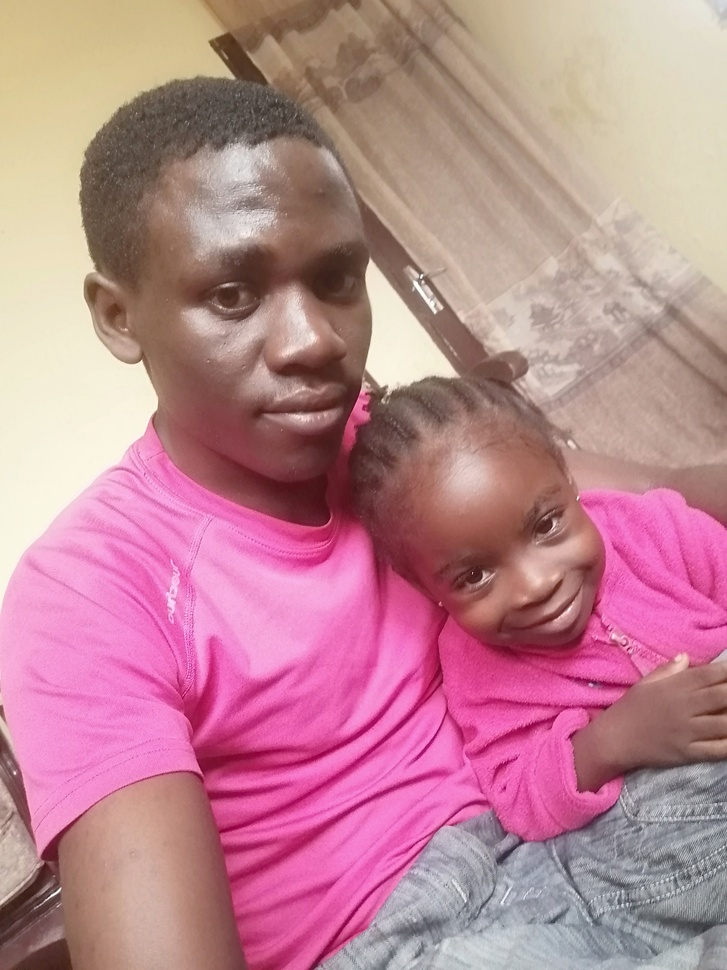
%> input picture Matlabtut/session1/matwork.jpg, 727 x 970 px, shrunk from 3456 x 4608 before the run
$ octave session3_4.m   (GNU Octave 9; MATLAB toolbox functions it lacks are replaced by stand-ins)
%> lines starting %> are read from the running program, lines starting %| are printed output that depends on the picture
x = imread('matwork.jpg');
%> x is the input picture: size 970x727x3 uint8; mean R, G, B 188.5, 134.9, 145.9
x=rgb2gray(x);
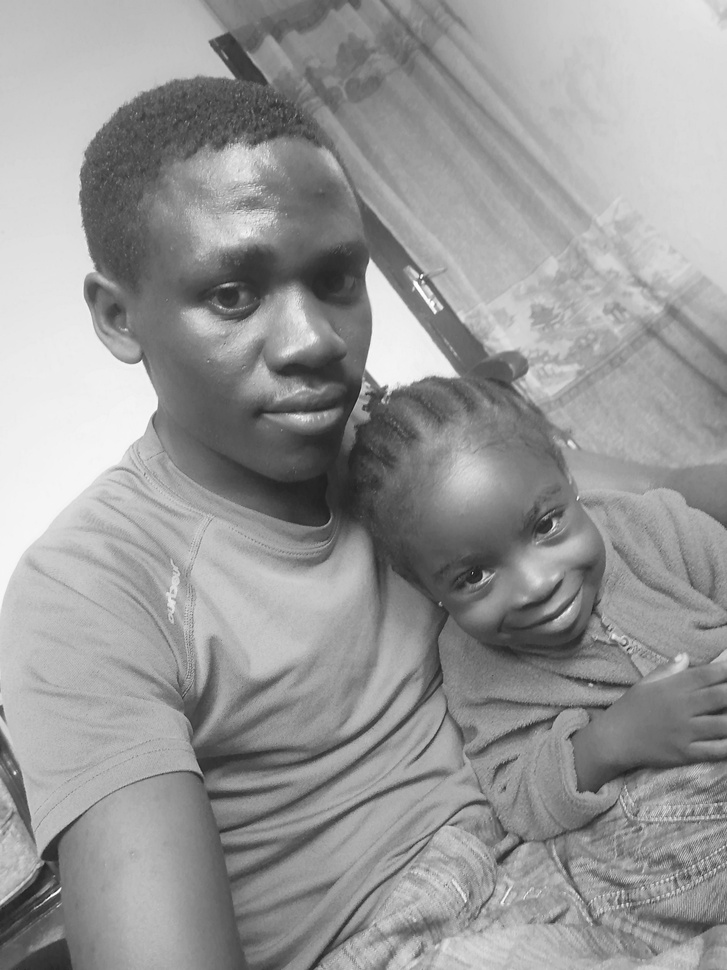
%> x: size 970x727 uint8; min 19, max 254, mean 152.2
x=im2double(x);
%> x: size 970x727 double
subplot(2,3,1);
imshow(x);
title('Original image');

a=imadjust(x,[0,1],[0.5,1],0.5);
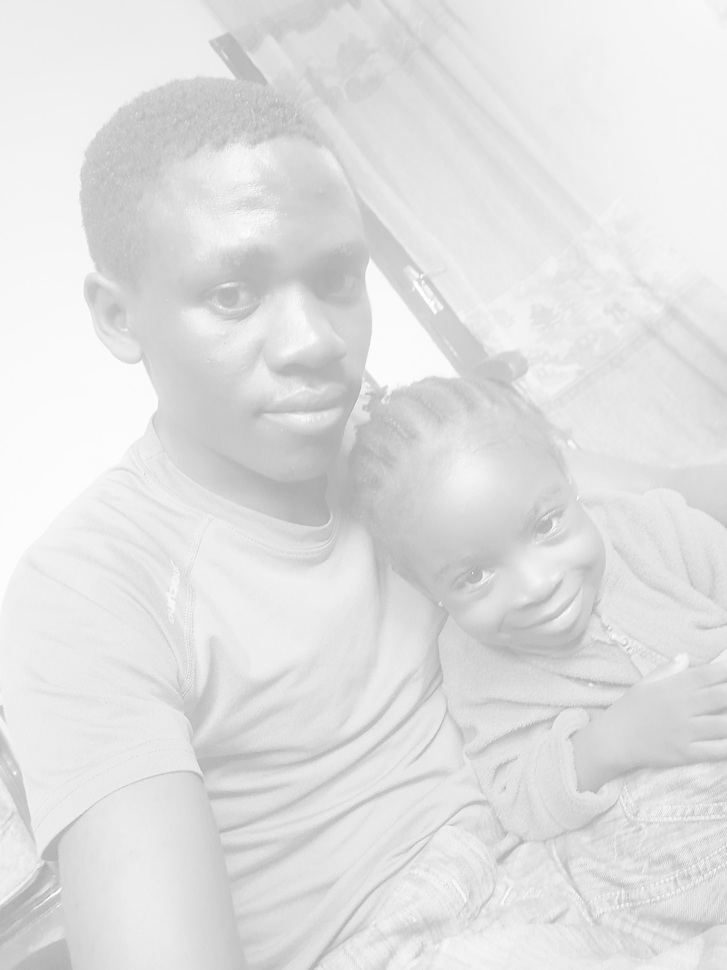
%> a: size 970x727 double; min 0.636, max 0.999, mean 0.881
subplot(2,3,2);
imshow(a);
title('Gamma=0.5');

b=imadjust(x,[0,1],[0,1],10);
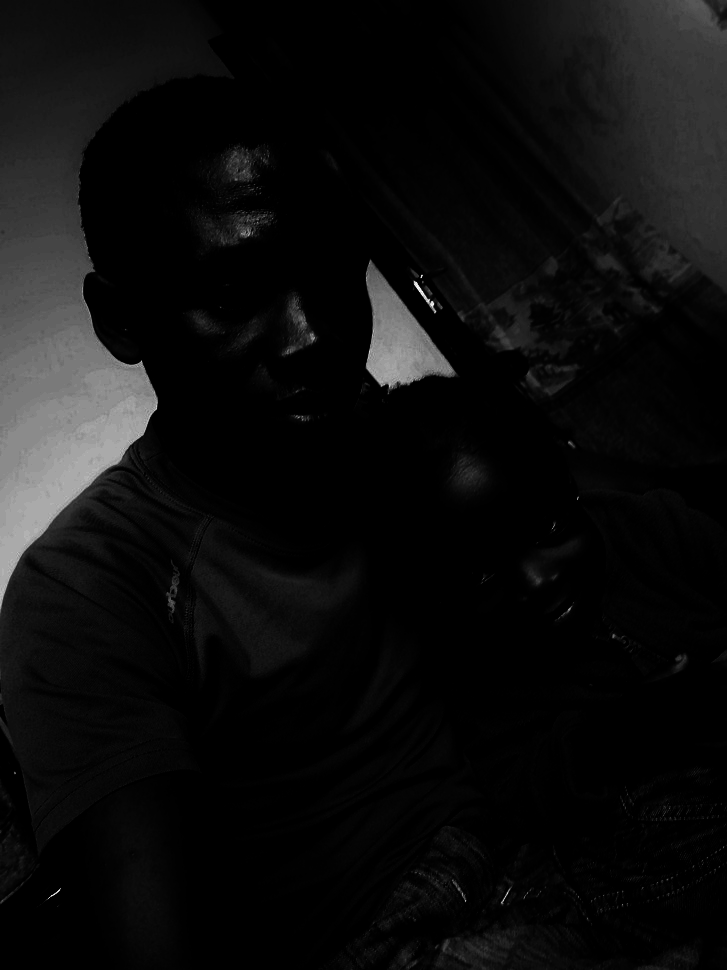
%> b: size 970x727 double; min 5.27e-12, max 0.961, mean 0.0539
subplot(2,3,3);
imshow(b);
title('Bottom=0.9');

c=imadjust(x,[0,1],[0.5,0.9],1.5);
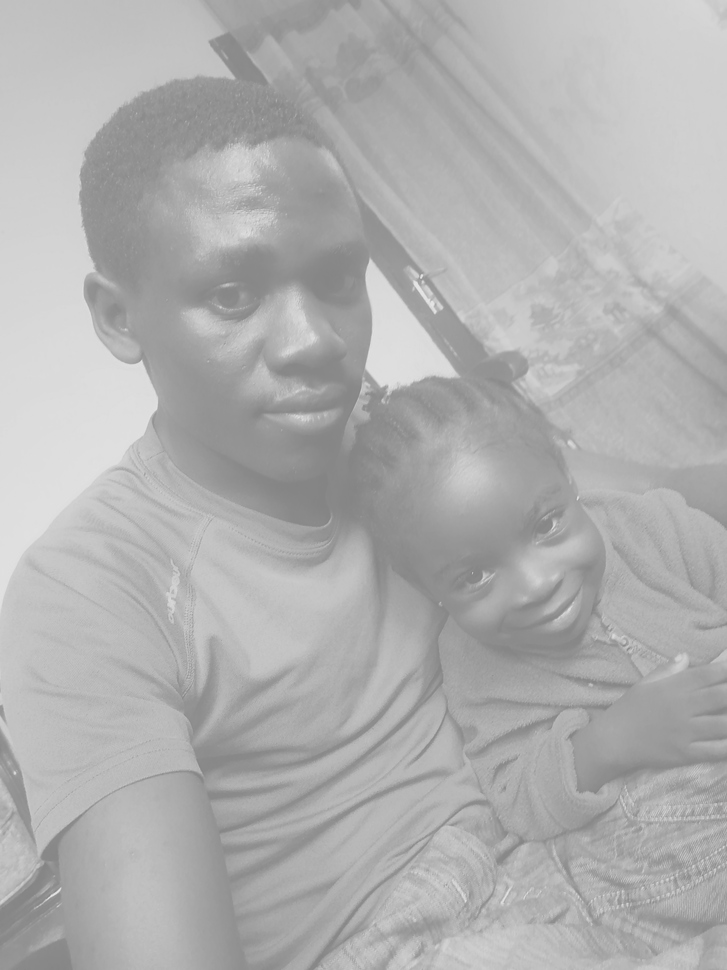
%> c: size 970x727 double; min 0.508, max 0.898, mean 0.691
subplot(2,3,4);
imshow(c);
title('Gamma=0.5');

d=imadjust(x,[0,0.5],[0,1],0.5);
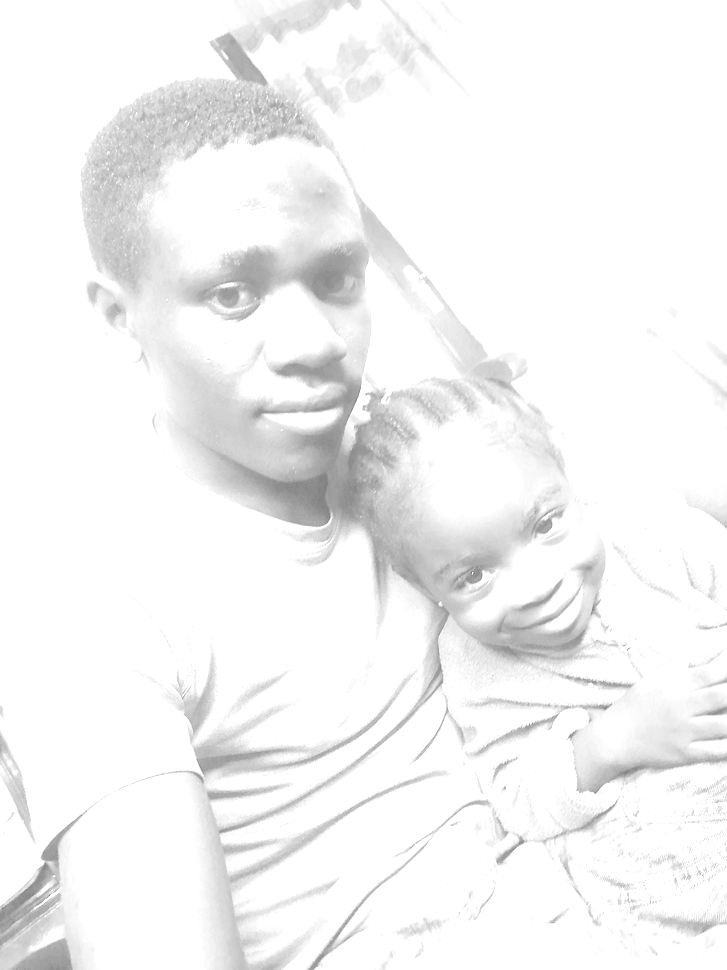
%> d: size 970x727 double; min 0.386, max 1, mean 0.958
subplot(2,3,5);
imshow(d);
title('Gamma=0.5');

e=imadjust(x,[0,1],[0,1],1.5);
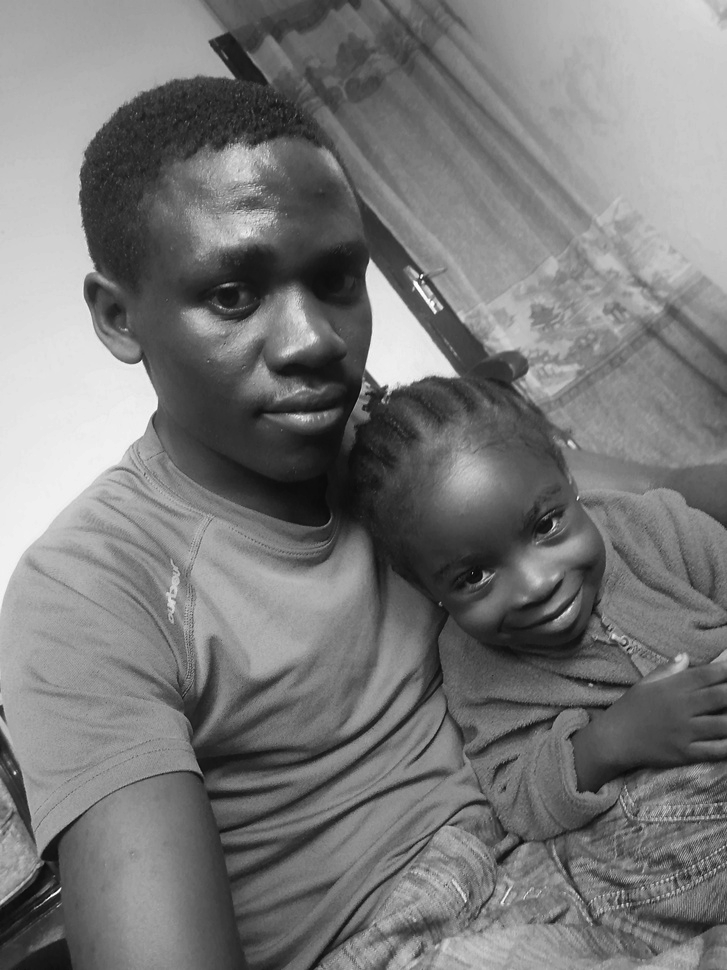
%> e: size 970x727 double; min 0.0203, max 0.994, mean 0.477
subplot(2,3,6);
imshow(e);
title('Gamma=1.5');
